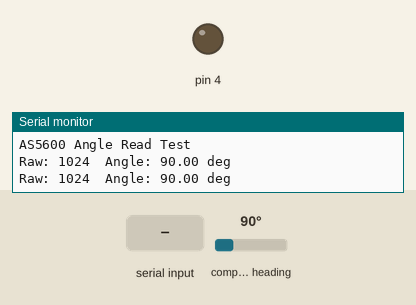
This sketch was run on a simulated Arduino Uno, built with avr-gcc and run on an emulated ATmega328P. Shown: output pins drawn as LEDs (lit = HIGH), the last lines printed to the serial monitor. Wiring (inferred from the names in the program): AS5600 angle sensor at I2C address 0x36. Dashed ring = blinking. The test bench sets the inputs (shaded band); at power-on: compass heading 90°.

Above: at 1.4 s.
1.5 s: "90,45\n" received over Serial
At 2.24 s:
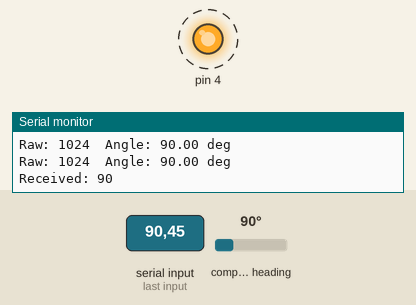
6.3 s: "30,150\n" received over Serial
At 7.44 s:
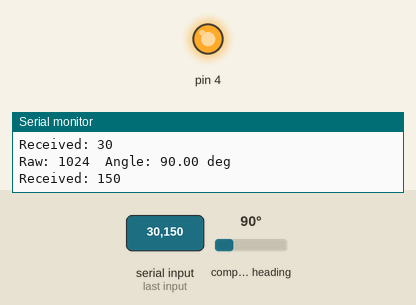
Timing chart, 0 to 9.3 s (numbered marks = the images above; inputs shaded):
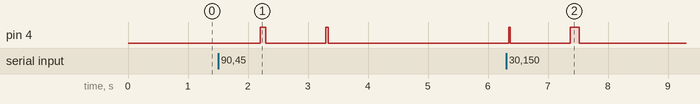

The sketch:

as5600-l298-test.ino
```cpp
/*
AS5600 to MKR WiFi 1010 (I2C Communication):
AS5600 VCC → MKR *5V
AS5600 GND → MKR GND
AS5600 SCL → MKR SCL (Pin A21)
AS5600 SDA → MKR SDA (Pin A22)

L298N Pin	Connect To (MKR WiFi 1010)	Description
ENA	                  D4	PWM speed / enable
IN1	                  D2	Motor direction 1
IN2	                  D3	Motor direction 2
12V	External power (motor supply, e.g. 9–12 V)	Power for motor
GND	Common ground with MKR	Ground reference
OUT1, OUT2	Motor terminals	Motor output
5V (from L298 board)	Do NOT connect to MKR 5 V	(L298 onboard regulator may not match MKR’s 3.3 V logic)
*/
#include <Wire.h>

#define AS5600_ADDR 0x36
#define ANGLE_HIGH  0x0E
#define ANGLE_LOW   0x0F

void setup() {
  Serial.begin(115200);
  Wire.begin();   // SDA=A22, SCL=A21 on MKR WiFi 1010
  delay(200);
  Serial.println("AS5600 Angle Read Test");
}

uint16_t readRawAngle() {
  Wire.beginTransmission(AS5600_ADDR);
  Wire.write(ANGLE_HIGH);
  Wire.endTransmission(false);

  Wire.requestFrom(AS5600_ADDR, 2);
  uint8_t high = Wire.read();
  uint8_t low  = Wire.read();

  return ((high & 0x0F) << 8) | low;  // 12-bit angle (0-4095)
}

void rotateMotor(int milliseconds) {
  digitalWrite(2, HIGH);  // Set IN1 to HIGH
  digitalWrite(3, LOW);   // Set IN2 to LOW
  analogWrite(4, 255);    // Set ENA to 50% duty cycle (adjust speed as needed)

  delay(milliseconds);    // Rotate for the specified duration

  analogWrite(4, 0);      // Stop the motor
  digitalWrite(2, LOW);   // Reset IN1
  digitalWrite(3, LOW);   // Reset IN2
}

void loop() {
  if (Serial.available() > 0) {
    int milliseconds = Serial.parseInt();  // Read input from Serial and convert to integer
    Serial.print("Received: ");
    Serial.println(milliseconds);

    rotateMotor(milliseconds);  // Rotate motor for the specified duration
  }

  uint16_t raw = readRawAngle();
  float angleDeg = raw * 360.0 / 4096.0;

  Serial.print("Raw: ");
  Serial.print(raw);
  Serial.print("\tAngle: ");
  Serial.print(angleDeg, 2);
  Serial.println(" deg");

  delay(1000);   // update every second
}
```

Measured:
- after the input at 1.5 s, pin 4: alternates HIGH for 0.07 s and LOW for 1.0 s, 4 changes in all, then stays LOW, starting after 0.70 s
- after the input at 6.3 s, pin 4: LOW → HIGH at once, → LOW 0.03 s later, → HIGH 1.0 s later, → LOW 0.15 s later
